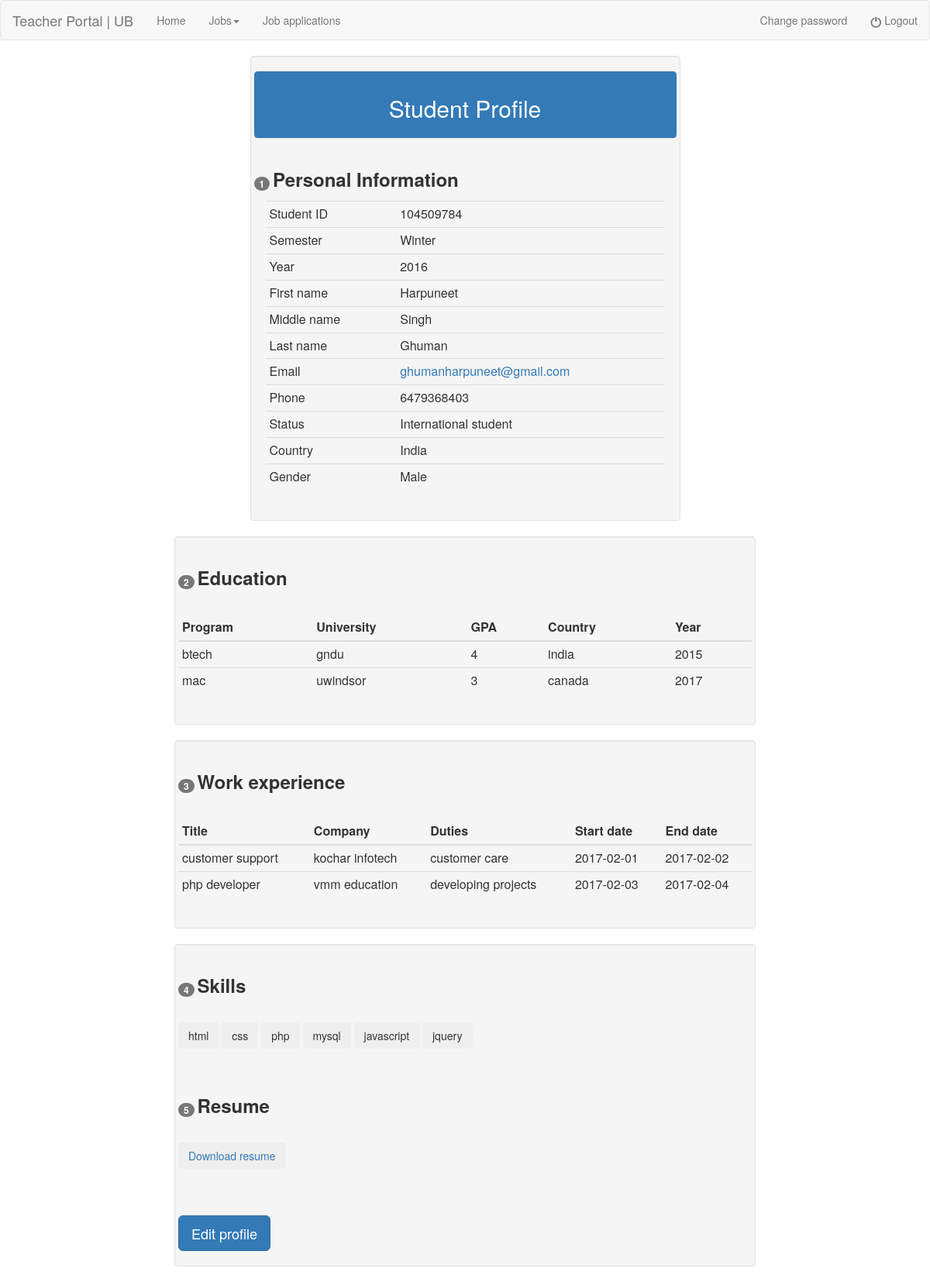
Page /teacher_view_job_applications_specific.php?student_id=104509784 (signed in) on the committed database.
### tables this page shows
CREATE TABLE `student_info` (
  `id` int(10) NOT NULL,
  `semester` varchar(100) NOT NULL,
  `year` varchar(100) NOT NULL,
  `student_id` varchar(100) NOT NULL,
  `firstname` varchar(100) NOT NULL,
  `middlename` varchar(100) NOT NULL,
  `lastname` varchar(100) NOT NULL,
  `email` varchar(100) NOT NULL,
  `telephone` varchar(100) NOT NULL,
  `status` varchar(100) NOT NULL,
  `gender` varchar(100) NOT NULL,
  `country` varchar(100) NOT NULL
);

CREATE TABLE `student_education` (
  `id` int(10) NOT NULL,
  `student_id` varchar(100) NOT NULL,
  `program` varchar(100) NOT NULL,
  `university` varchar(100) NOT NULL,
  `gpa` varchar(100) NOT NULL,
  `country` varchar(100) NOT NULL,
  `year` varchar(100) NOT NULL
);

CREATE TABLE `student_experience` (
  `id` int(10) NOT NULL,
  `student_id` varchar(100) NOT NULL,
  `job_title` varchar(100) NOT NULL,
  `company` varchar(100) NOT NULL,
  `duties` varchar(100) NOT NULL,
  `start_date` date NOT NULL,
  `end_date` date NOT NULL
);

CREATE TABLE `student_skills` (
  `id` int(10) NOT NULL,
  `student_id` varchar(100) NOT NULL,
  `skills` varchar(200) NOT NULL
);

### teacher_view_job_applications_specific.php (the view, shortened to what this page needs)
<!doctype>
<html>
<head>
</head>
<body>
<?php
include "teacher_header.php";
include "connection.php";
$student_id=$_REQUEST['student_id'];
$query1 = "select * from student_info where student_id='$student_id'";
$result1 = mysqli_query($conn, $query1);
$row1 = mysqli_fetch_array($result1);
$query2 = "select * from student_education where student_id='$student_id'";
$result2 = mysqli_query($conn, $query2);
$query4 = "select * from student_experience where student_id='$student_id'";
$result4 = mysqli_query($conn, $query4);
$query5 = "select * from student_skills where student_id='$student_id'";
$result5 = mysqli_query($conn, $query5);
$row5 = mysqli_fetch_array($result5);
$skills=$row5[2];
$oneskill=explode(", ",$skills);
$sql="SELECT * FROM resume_uploads where student_id='$student_id'";
$result_set=mysqli_query($conn,$sql);
$row7=mysqli_fetch_array($result_set);
?>
    <div class="container">
        <div class="row">
            <div class="col-md-3">
            </div>
            <div class="col-md-6">
                <div class="well">
                    <div class="row">
                        <div class="panel panel-primary">
                            <div class="panel-heading">
                                <center><h2>Student Profile</h2></center>
                            </div>
                        </div>
                    </div>
                    <div class="row">
                        <span class="badge">1</span>&nbsp;<label><h3><strong>Personal Information</strong></h3>
                        </label>
                    </div>
                        <table class="table table-condensed">
                            <tbody>
                            <tr>
                                <td>Student ID</td>
                                <td></td>
                                <td><?php echo $student_id ?></td>
                            </tr>
                            <tr>
                                <td>Semester</td>
                                <td></td>
                                <td><?php echo $row1[1] ?></td>
                            </tr>
                            <tr>
                                <td>Year</td>
                                <td></td>
                                <td><?php echo $row1[2] ?></td>
                            </tr>
                            <tr>
                                <td>First name</td>
                                <td></td>
                                <td><?php echo $row1[4] ?></td>
                            </tr>
                            <tr>
                                <td>Middle name</td>
                                <td></td>
                                <td><?php echo $row1[5] ?></td>
                            </tr>
                            <tr>
                                <td>Last name</td>
                                <td></td>
                                <td><?php echo $row1[6] ?></td>
                            </tr>
                            <tr>
                                <td>Email</td>
                                <td></td>
                                <td><a href="mailto:<?php echo $row1[7] ?>"><?php echo $row1[7] ?></td>
                            </tr>
                            <tr>
                                <td>Phone</td>
                                <td></td>
                                <td><?php echo $row1[8] ?></td>
                            </tr>
                            <tr>
                                <td>Status</td>
                                <td></td>
                                <td><?php echo $row1[9] ?></td>
                            </tr>
                            <?php
                            if($row1[9]=='International student') {
                                ?>
                                <tr>
                                    <td>Country</td>
                                    <td></td>
                                    <td><?php echo $row1[11] ?></td>
                                </tr>
                                <?php
                            }
                            ?>
                            <tr>
                                <td>Gender</td>
                                <td></td>
                                <td><?php echo $row1[10] ?></td>
                            </tr>
                            </tbody>
                        </table>
                </div>
            </div>
        </div>
        <div class="row">
            <div class="col-md-2">
            </div>
            <div class="col-md-8">
                <div class="well">
                    <div class="row">
                        <span class="badge">2</span>&nbsp;<label><h3><strong>Education</strong></h3>
                        </label>
                    </div>
                    <br>
                    <div class="row">
                        <table class="table table-condensed">
                            <thead>
                            <tr>
                                <th>Program</th>
                                <th>University</th>
                                <th>GPA</th>
                                <th>Country</th>
                                <th>Year</th>
                            </tr>
                            </thead>
                            <tbody>
                                <?php
                                while ($row2 = mysqli_fetch_array($result2)) {
                                    ?>
                                    <tr>
                                        <td><?php echo $row2[2] ?></td>
                                        <td><?php echo $row2[3] ?></td>
                                        <td><?php echo $row2[4] ?></td>
                                        <td><?php echo $row2[5] ?></td>
                                        <td><?php echo $row2[6] ?></td>
                                    </tr>
                                    <?php
                                }
                                ?>
                            </tbody>
                        </table>
                    </div>
                </div>
            </div>
        </div>
        <div class="row">
            <div class="col-md-2">
            </div>
            <div class="col-md-8">
                <div class="well">
                    <div class="row">
                        <span class="badge">3</span>&nbsp;<label><h3><strong>Work experience</strong></h3></label>
                    </div>
                    <br>
                    <div class="row">
                        <table class="table table-condensed">
                            <thead>
                            <tr>
                                <th>Title</th>
                                <th>Company</th>
                                <th>Duties</th>
                                <th>Start date</th>
                                <th>End date</th>
                            </tr>
                            </thead>
                            <tbody>
                            <?php
                            while ($row4 = mysqli_fetch_array($result4)) {
                                ?>
                                <tr>
                                    <td><?php echo $row4[2] ?></td>
                                    <td><?php echo $row4[3] ?></td>
                                    <td><?php echo $row4[4] ?></td>
                                    <td><?php echo $row4[5] ?></td>
                                    <td><?php echo $row4[6] ?></td>
                                </tr>
                                <?php
                            }
                            ?>
                            </tbody>
                        </table>
                    </div>
                </div>
            </div>
        </div>
        <div class="row">
            <div class="col-md-2">
            </div>
            <div class="col-md-8">
                <div class="well">
                    <div class="row">
                        <span class="badge">4</span>&nbsp;<label><h3><strong>Skills</strong></h3></label>
                    </div>
                    <div class="row">
                        <br>
                        <?php
                        for($i=0;$i<sizeof($oneskill);$i++){
                            ?>
                            <button type="button" class="btn"><?php echo $oneskill[$i] ?></button>
                        <?php
                        }
                        ?>
                    </div>
                    <br><br>
                    <div class="row">
                        <span class="badge">5</span>&nbsp;<label><h3><strong>Resume</strong></h3></label>
                    </div>
					<br>
					<div class="row">
						<button type="button" class="btn">
							<a href="resume_uploads/<?php echo $row7['file'] ?>" target="_blank" >Download resume</a>
						</button>
					</div>
                    <br>
                    <br>
                    <br>
                    <div class="row">
                        <button onclick="location.href='student_edit_profile.php'"
							class="btn btn-primary btn-lg">Edit profile
                        </button>
                    </div>
                </div>
            </div>
        </div>
    </div>
</body>
</html>

### rows in the picture
student_info: semester "Winter", year "2016", firstname "Harpuneet", middlename "Singh", lastname "Ghuman", email "ghumanharpuneet@gmail.com", telephone "6479368403", status "International student", country "India", gender "Male"
student_education: program "btech", university "gndu", gpa "4", country "india", year "2015"
student_education: program "mac", university "uwindsor", gpa "3", country "canada", year "2017"
student_experience: job_title "customer support", company "kochar infotech", duties "customer care", start_date "2017-02-01", end_date "2017-02-02"
student_experience: job_title "php developer", company "vmm education", duties "developing projects", start_date "2017-02-03", end_date "2017-02-04"
student_skills: skills "html", skills "css", skills "php", skills "mysql", skills "javascript", skills "jquery"

### other values in the picture
$student_id "104509784"
